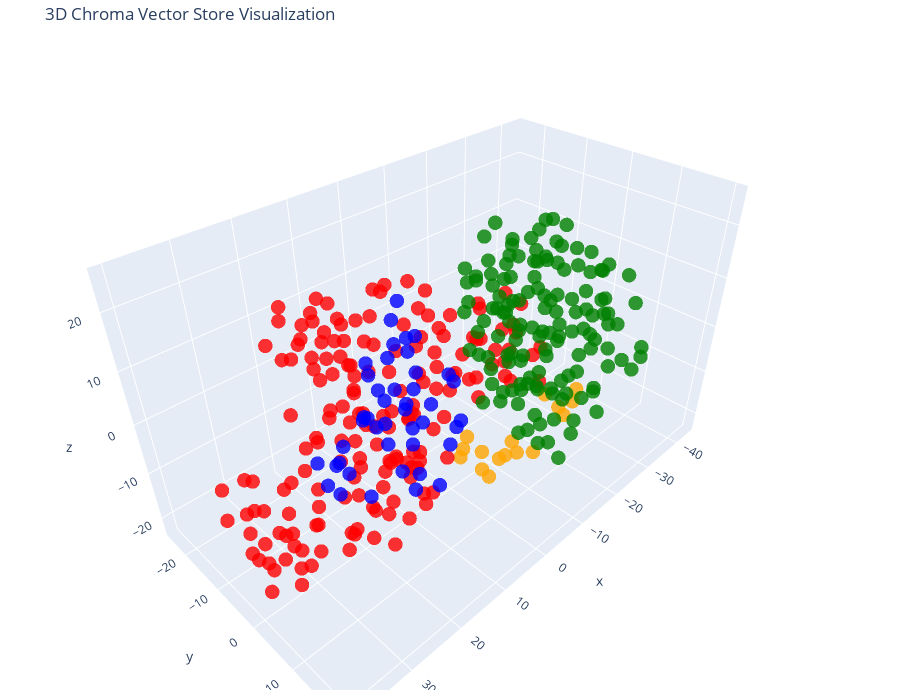

The notebook cell saved with this chart:
### Code cell
tsne = TSNE(n_components=3, random_state=42)
reduced_vectors = tsne.fit_transform(vectors)

# Create the 3D scatter plot
fig = go.Figure(data=[go.Scatter3d(
    x=reduced_vectors[:, 0],
    y=reduced_vectors[:, 1],
    z=reduced_vectors[:, 2],
    mode='markers',
    marker=dict(size=5, color=colors, opacity=0.8),
    text=[f"Type: {t}<br>Text: {d[:100]}..." for t, d in zip(doc_types, documents)],
    hoverinfo='text'
)])

fig.update_layout(
    title='3D Chroma Vector Store Visualization',
    scene=dict(xaxis_title='x', yaxis_title='y', zaxis_title='z'),
    width=900,
    height=700,
    margin=dict(r=10, b=10, l=10, t=40)
)

fig.show()

### Figure 1 — Plotly figure (JSON) as saved in the notebook; plotly's stock layout.template omitted (floating-point values rounded to 4 significant figures; data arrays with more than 128 entries replaced by an {"elided": "..."} marker saying what was removed)
{"data": [{"hoverinfo": "text", "marker": {"color": {"elided": "370 str values"}, "opacity": 0.8, "size": 5}, "mode": "markers", "text": {"elided": "370 str values"}, "type": "scatter3d", "x": {"elided": "370 float values"}, "y": {"elided": "370 float values"}, "z": {"elided": "370 float values"}}], "layout": {"height": 700, "margin": {"b": 10, "l": 10, "r": 10, "t": 40}, "scene": {"xaxis": {"title": {"text": "x"}}, "yaxis": {"title": {"text": "y"}}, "zaxis": {"title": {"text": "z"}}}, "title": {"text": "3D Chroma Vector Store Visualization"}, "width": 900}}
